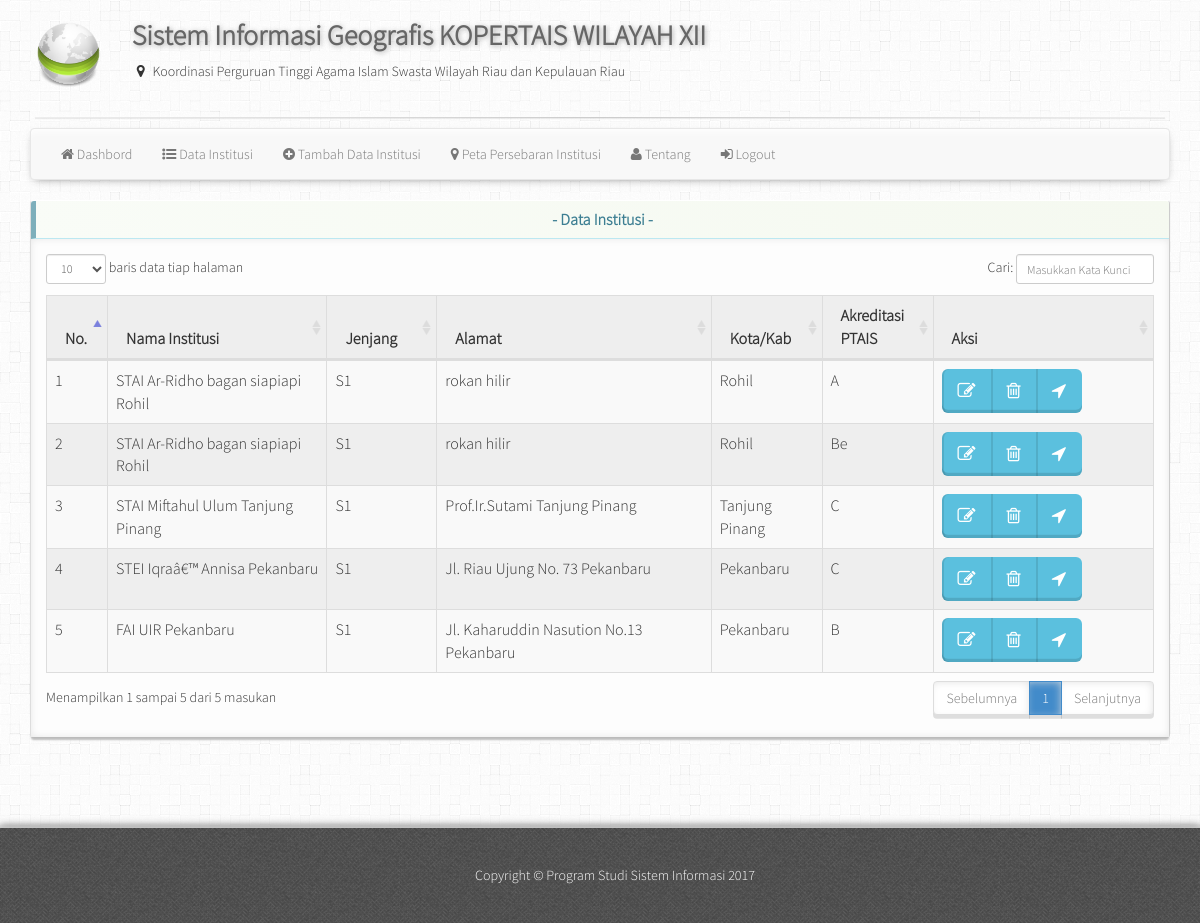
The page /admin/data.php (signed in) on the database its author committed.
### tables this page shows
CREATE TABLE IF NOT EXISTS `data_ptais` (
`id_ptais` int(11) NOT NULL,
  `nama_ptais` varchar(50) NOT NULL,
  `alamat_ptais` varchar(50) NOT NULL,
  `kabupaten` varchar(50) NOT NULL,
  `akreditasi_ptais` varchar(2) NOT NULL,
  `jenjang` varchar(2) NOT NULL,
  `latitude` varchar(50) NOT NULL,
  `longitude` varchar(50) NOT NULL
);

### admin/data.php (the view, shortened to what this page needs)
<?php
$title = "Data Institusi";
include_once "header.php";
include_once "koneksi.php"; ?>
      <div class="row">
        <div class="col-md-12">
          <div class="panel panel-info panel-dashboard">
            <div class="panel-heading centered">
              <h2 class="panel-title"><strong> - <?php echo $title ?> - </strong></h2>
            </div>
            <div class="panel-body">
              <table class="table table-bordered table-striped table-admin">
              <thead>
                <tr>
                  <th width="5%">No.</th>
                  <th width="20%">Nama Institusi</th>
                  <th width="10%">Jenjang</th>
                  <th width="25%">Alamat</th>
                  <th width="10%">Kota/Kab</th>
                  <th width="10%">Akreditasi PTAIS</th>
                  <th width="20%">Aksi</th>
                </tr>
              </thead>
              <tbody>
              <?php
		$query = mysql_query("SELECT * FROM data_ptais ORDER BY id_ptais DESC") or die(mysql_error());
		if(mysql_num_rows($query) == 0){ ?>
		<?php }
		else{
			$no = 1;
			while($data = mysql_fetch_assoc($query)){
			?>
              <tr>
                <td><?php echo $no; ?></td>
                <td><?php echo $data['nama_ptais'] ?></td>
                <td><?php echo $data['jenjang'] ?></td>
                <td><?php echo $data['alamat_ptais'] ?></td>
                <td><?php echo $data['kabupaten'] ?></td>
                <td><?php echo $data['akreditasi_ptais'] ?></td>
                <td class="ctr">
                  <div class="btn-group">
                   <a target="_blank" class="btn btn-info btn-lg" href="edit.php?id=<?php echo $data['id_ptais'] ?>" rel="tooltip" data-original-title="Lihat File" data-placement="top" class="btn btn-primary">
				<i class="fa fa-pencil-square-o" aria-hidden="true"></i></a>&nbsp;
					<a target="_blank" class="btn btn-info btn-lg" href="delete.php?id=<?php echo $data['id_ptais'] ?>"  rel="tooltip" data-original-title="Lihat File" data-placement="top" class="btn btn-primary">
                    <i class="fa fa-trash-o" aria-hidden="true" onclick="return confirm('Apakah Anda Yakin ingin menghapus data ini?')" ></i> </a>&nbsp;
					<a target="_blank" class="btn btn-info btn-lg" href="detail.php?id=<?php echo $data['id_ptais'] ?>" rel="tooltip" data-original-title="Lihat File" data-placement="top" class="btn btn-primary">
                    <i class="fa fa-location-arrow" aria-hidden="true" ></i> </a>&nbsp;
                  </div>
                </td>
              </tr>
              <?php
		$no++;
	}
}
		?>
              </tbody>
            </table>
            </div>
            </div>
          </div>
        </div>
      </div>
<?php include_once "footer.php" ?>

### admin/css/style.css (style rules this page uses)
body { background: url("../img/background.png"); font-family: sistem; }
.btn { border: 0; border-bottom: 0; border-left: 0; font-weight: '900'; box-shadow: inset 0 -3.2px rgba(0, 0, 0, 0.12), inset 2px 0 rgba(0, 0, 0, 0.1); outline: none; -webkit-outline: none; -o-outline: none; -moz-outline: none; }
.centered { width: 100%; text-align: center; }
.table-admin { background: #eee; font-size: 16px; }
.table-admin button i[class~="fa"], .table-admin a i[class~="fa"] { color: #fff; }
.panel-dashboard { border-top: 1px solid #fff; border-left: 1px solid #ddd; border-right: 1px solid #ccc; border-bottom: 1px solid #bbb; box-shadow: 0px 3px 2px -1px #BEBEBE; }
.panel-dashboard>.panel-heading { border-left: 5px solid #7DAFBB; color: #3C7E92; font-weight: bold; background: #f9fcf7; background: -moz-linear-gradient(45deg, #f9fcf7 0%, #f5f9f0 100%); background: -webkit-gradient(linear, left bottom, right top, color-stop(0%, #f9fcf7), color-stop(100%, #f5f9f0)); background: -webkit-linear-gradient(45deg, #f9fcf7 0%, #f5f9f0 100%); background: -o-linear-gradient(45deg, #f9fcf7 0%, #f5f9f0 100%); background: -ms-linear-gradient(45deg, #f9fcf7 0%, #f5f9f0 100%); background: linear-gradient(45deg, #f9fcf7 0%, #f5f9f0 100%); filter: progid:DXImageTransform.Microsoft.gradient( startColorstr='#f9fcf7', endColorstr='#f5f9f0', GradientType=1 ); }
.panel-dashboard>.panel-body { background: #fdfdfd; box-shadow: 0px 0px 10px -2px #ddd inset; }

### admin/data.php (style rules this page uses)
.row .col-md-12 .panel.panel-info.panel-dashboard .panel-body .table.table-bordered.table-striped.table-admin tbody tr td { text-align: center; }
.row .col-md-12 .panel.panel-info.panel-dashboard .panel-body .table.table-bordered.table-striped.table-admin tbody tr td { text-align: left; }

### rows shown on the page
data_ptais: nama_ptais "STAI Ar-Ridho bagan siapiapi Rohil", jenjang "S1", alamat_ptais "rokan hilir", kabupaten "Rohil", akreditasi_ptais "A"
data_ptais: nama_ptais "STAI Ar-Ridho bagan siapiapi Rohil", jenjang "S1", alamat_ptais "rokan hilir", kabupaten "Rohil", akreditasi_ptais "Be"
data_ptais: nama_ptais "STAI Miftahul Ulum Tanjung Pinang", jenjang "S1", alamat_ptais "Prof.Ir.Sutami Tanjung Pinang", kabupaten "Tanjung Pinang", akreditasi_ptais "C"
data_ptais: nama_ptais "STEI Iqraâ€™ Annisa Pekanbaru", jenjang "S1", alamat_ptais "Jl. Riau Ujung No. 73 Pekanbaru", kabupaten "Pekanbaru", akreditasi_ptais "C"
data_ptais: nama_ptais "FAI UIR Pekanbaru", jenjang "S1", alamat_ptais "Jl. Kaharuddin Nasution No.13 Pekanbaru", kabupaten "Pekanbaru", akreditasi_ptais "B"

### other values the page prints
$title "Data Institusi"
